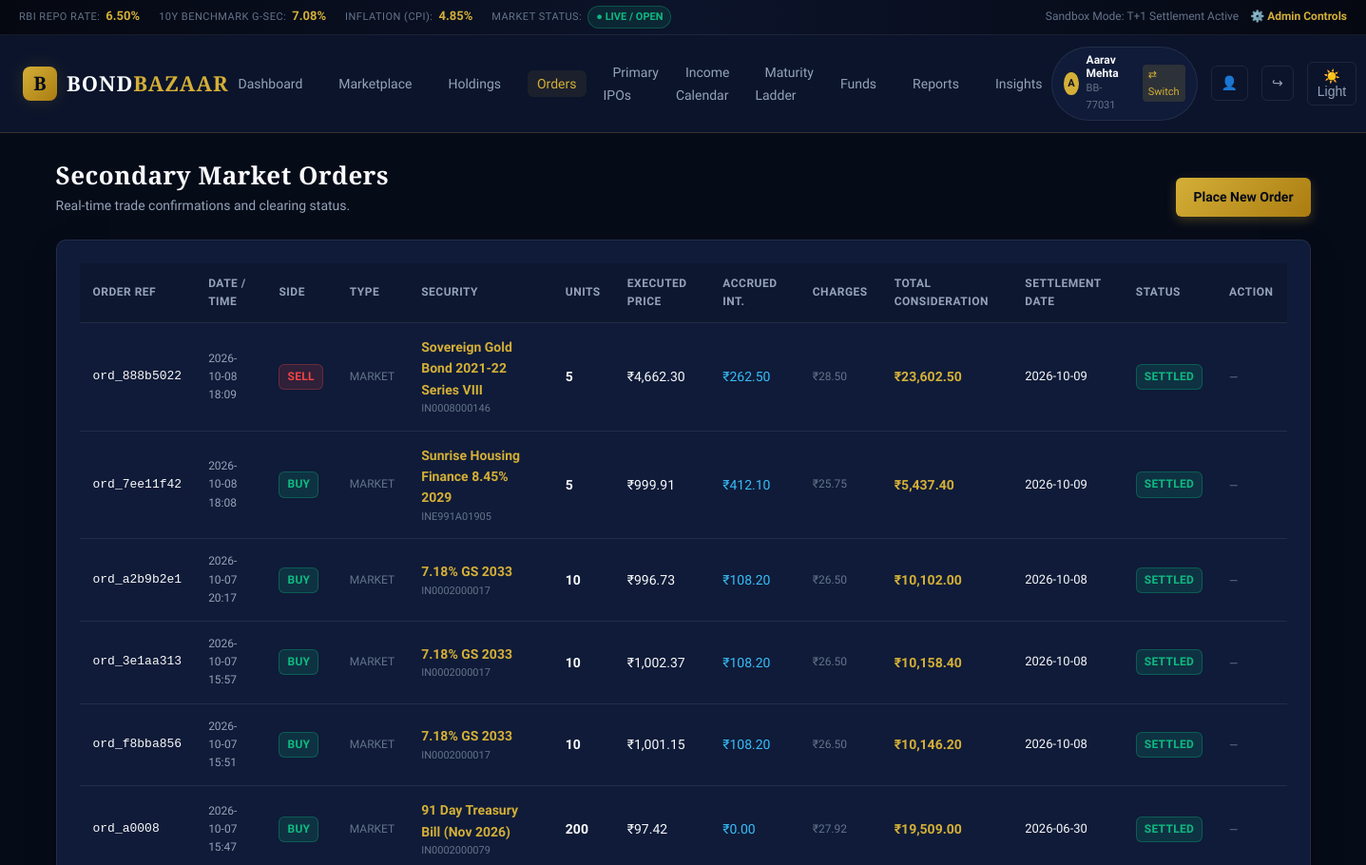
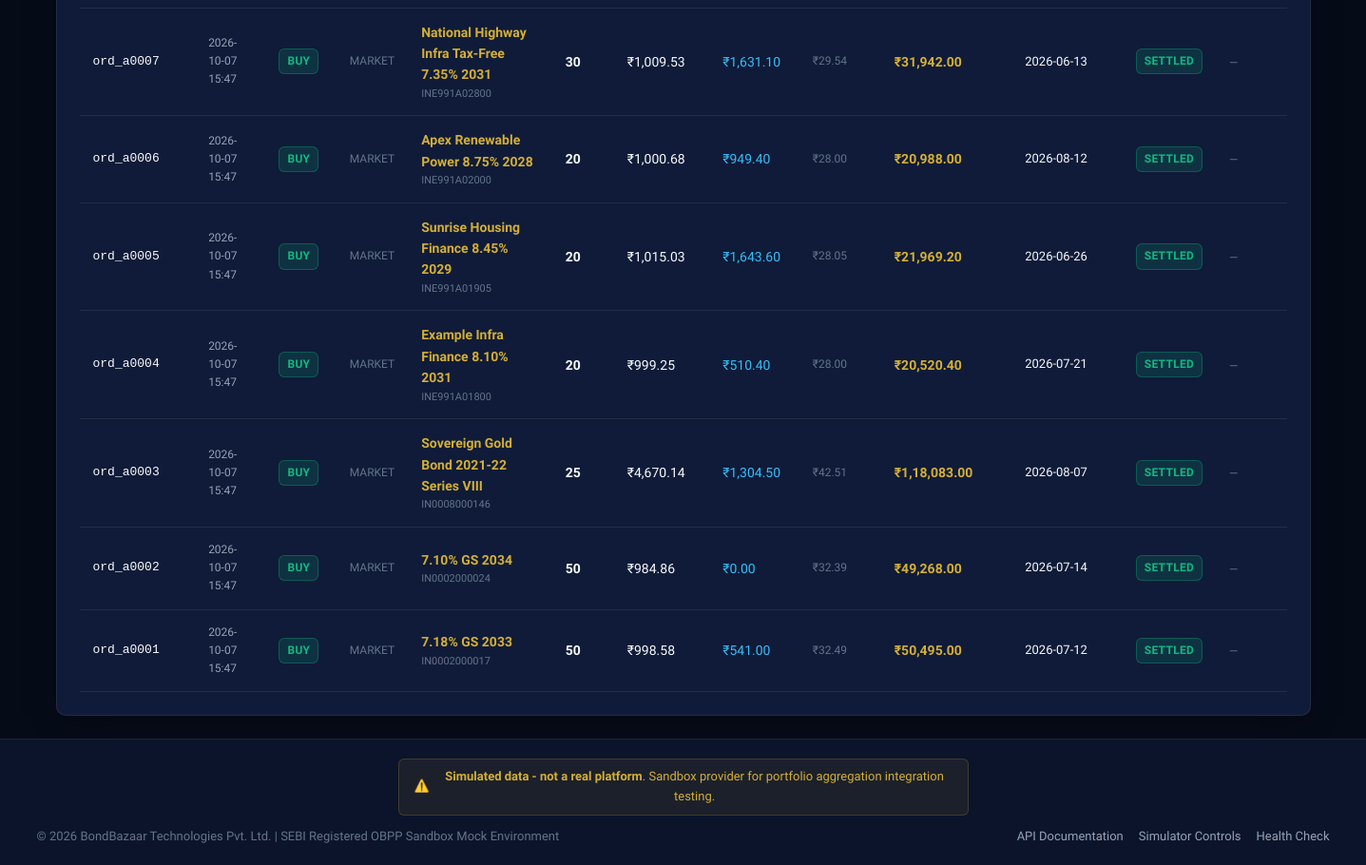
The page /orders on the database its author committed (2 pictures, top to bottom).
### app/models/entities.py (models this page shows)
class User(Base):
    __tablename__ = "users"
    id = Column(Integer, primary_key=True, index=True)
    email = Column(String(120), unique=True, index=True, nullable=False)
    full_name = Column(String(120), nullable=False)
    mobile = Column(String(20), nullable=False)
    customer_id = Column(String(30), unique=True, index=True, nullable=False) # e.g. BB-77031
    pan = Column(String(10), nullable=False)
    pan_masked = Column(String(15), nullable=False)
    demat_account = Column(String(30), nullable=False)
    demat_account_masked = Column(String(30), nullable=False)
    bank_name = Column(String(100), default="HDFC Bank")
    bank_account_masked = Column(String(30), default="XXXXXX5021")
    bank_ifsc = Column(String(20), default="HDFC0001234")
    wallet_balance = Column(Float, default=100000.0) # In Rupees
    created_at = Column(DateTime(timezone=True), default=ist_now)
    holdings = relationship("Holding", back_populates="user", cascade="all, delete-orphan")
    orders = relationship("SecondaryOrder", back_populates="user", cascade="all, delete-orphan")
    transactions = relationship("WalletTransaction", back_populates="user", cascade="all, delete-orphan")
    consents = relationship("ApiConsent", back_populates="user", cascade="all, delete-orphan")
    applications = relationship("PrimaryApplication", back_populates="user", cascade="all, delete-orphan")

class SecondaryOrder(Base):
    __tablename__ = "secondary_orders"
    id = Column(Integer, primary_key=True, index=True)
    order_id = Column(String(30), unique=True, index=True, nullable=False) # e.g. ord_88192
    user_id = Column(Integer, ForeignKey("users.id"), index=True, nullable=False)
    instrument_id = Column(Integer, ForeignKey("instruments.id"), index=True, nullable=False)
    side = Column(String(10), nullable=False) # BUY or SELL
    order_type = Column(String(10), default="MARKET") # MARKET or LIMIT
    limit_price = Column(Float, nullable=True)
    limit_yield = Column(Float, nullable=True)
    units = Column(Integer, nullable=False)
    execution_price = Column(Float, nullable=False)
    accrued_interest_per_unit = Column(Float, default=0.0)
    stamp_duty = Column(Float, default=0.0)
    exchange_charges = Column(Float, default=0.0)
    total_consideration = Column(Float, nullable=False)
    settlement_date = Column(Date, nullable=False) # T+1
    status = Column(String(20), default="OPEN") # OPEN, SETTLED, CANCELLED, REJECTED
    rejection_reason = Column(String(200), nullable=True)
    created_at = Column(DateTime(timezone=True), default=ist_now)
    user = relationship("User", back_populates="orders")
    instrument = relationship("Instrument", back_populates="orders")

class Instrument(Base):
    __tablename__ = "instruments"
    id = Column(Integer, primary_key=True, index=True)
    isin = Column(String(12), unique=True, index=True, nullable=False)
    name = Column(String(150), nullable=False)
    issuer_name = Column(String(120), nullable=False)
    instrument_type = Column(String(30), nullable=False) # GSEC, TBILL, SDL, SGB, CORPORATE_BOND, TAX_FREE_BOND
    face_value = Column(Float, nullable=False)
    coupon_rate = Column(Float, default=0.0) # e.g. 0.0810
    coupon_frequency = Column(String(20), default="SEMI_ANNUAL") # ANNUAL, SEMI_ANNUAL, MONTHLY, CUMULATIVE
    issue_date = Column(Date, nullable=False)
    maturity_date = Column(Date, nullable=False)
    credit_rating = Column(String(20), default="AAA")
    rating_agency = Column(String(50), default="Beacon Ratings")
    is_secured = Column(Boolean, default=True)
    is_callable = Column(Boolean, default=False)
    is_puttable = Column(Boolean, default=False)
    min_lot_size = Column(Integer, default=1)
    benchmark_spread_bps = Column(Float, default=50.0) # Spread over 10Y benchmark in bps
    current_ytm = Column(Float, default=0.0750)
    clean_price = Column(Float, default=1000.0)
    dirty_price = Column(Float, default=1000.0)
    accrued_interest = Column(Float, default=0.0)
    modified_duration = Column(Float, default=4.5)
    current_yield = Column(Float, default=0.0750)
    next_coupon_date = Column(Date, nullable=True)
    explainer = Column(Text, default="")
    risk_profile = Column(Text, default="")
    is_active = Column(Boolean, default=True)
    price_history = relationship("PriceHistory", back_populates="instrument", cascade="all, delete-orphan")
    holdings = relationship("Holding", back_populates="instrument")
    orders = relationship("SecondaryOrder", back_populates="instrument")

### app/routers/web.py (the view)
@router.get("/orders", response_class=HTMLResponse)
async def orders_page(request: Request, db: Session = Depends(get_db)):
    user = get_current_user_optional(request, db)
    if not user:
        return RedirectResponse(url="/login", status_code=303)
    orders = db.query(SecondaryOrder).filter(SecondaryOrder.user_id == user.id).order_by(SecondaryOrder.created_at.desc()).all()
    return templates.TemplateResponse("orders.html", {
        "request": request,
        "user": user,
        "orders": orders
    })

### app/templates/orders.html (shortened to what this page needs)
{% extends "base.html" %}
{% block content %}
<div style="margin-bottom: 24px; display: flex; justify-content: space-between; align-items: flex-end;">
    <div>
        <h1 style="font-size: 26px;">Secondary Market Orders</h1>
        <p style="color: var(--text-muted); font-size: 14px;">Real-time trade confirmations and clearing status.</p>
    </div>
    <a href="/marketplace" class="btn btn-primary">Place New Order</a>
</div>
<div class="card">
    <div class="table-responsive">
        <table class="bb-table">
            <thead>
                <tr>
                    <th>Order Ref</th>
                    <th>Date / Time</th>
                    <th>Side</th>
                    <th>Type</th>
                    <th>Security</th>
                    <th>Units</th>
                    <th>Executed Price</th>
                    <th>Accrued Int.</th>
                    <th>Charges</th>
                    <th>Total Consideration</th>
                    <th>Settlement Date</th>
                    <th>Status</th>
                    <th>Action</th>
                </tr>
            </thead>
            <tbody>
                {% for ord in orders %}
                <tr>
                    <td style="font-family: monospace; font-size: 13px;">{{ ord.order_id }}</td>
                    <td style="font-size: 12px; color: var(--text-muted);">{{ ord.created_at.strftime('%Y-%m-%d %H:%M') }}</td>
                    <td>
                        <span class="badge {% if ord.side == 'BUY' %}badge-aaa{% else %}badge-a{% endif %}">
                            {{ ord.side }}
                        </span>
                    </td>
                    <td style="font-size: 12px; color: var(--text-dim);">{{ ord.order_type }}</td>
                    <td>
                        <a href="/bonds/{{ ord.instrument.isin }}" style="font-weight: 600;">{{ ord.instrument.name }}</a>
                        <div style="font-size: 11px; color: var(--text-dim);">{{ ord.instrument.isin }}</div>
                    </td>
                    <td style="font-weight: 600;">{{ ord.units }}</td>
                    <td>{{ ord.execution_price|inr }}</td>
                    <td style="color: #38BDF8;">{{ (ord.accrued_interest_per_unit * ord.units)|inr }}</td>
                    <td style="font-size: 12px; color: var(--text-dim);">{{ (ord.stamp_duty + ord.exchange_charges)|inr }}</td>
                    <td style="font-weight: 700; color: var(--gold-primary);">{{ ord.total_consideration|inr }}</td>
                    <td style="font-size: 13px;">{{ ord.settlement_date }}</td>
                    <td>
                        {% if ord.status == 'SETTLED' %}
                        <span class="badge badge-aaa">SETTLED</span>
                        {% elif ord.status == 'OPEN' %}
                        <span class="badge badge-aa">OPEN</span>
                        {% elif ord.status == 'CANCELLED' %}
                        <span class="badge" style="background: rgba(148,163,184,0.15); color: #94A3B8;">CANCELLED</span>
                        {% else %}
                        <span class="badge badge-a">{{ ord.status }}</span>
                        {% endif %}
                    </td>
                    <td>
                        {% if ord.status == 'OPEN' %}
                        <form method="POST" action="/orders/{{ ord.order_id }}/cancel" style="display: inline;">
                            <button type="submit" class="btn btn-secondary btn-sm" style="color: #EF4444; border-color: rgba(239,68,68,0.3);">
                                Cancel
                            </button>
                        </form>
                        {% else %}
                        <span style="color: var(--text-dim); font-size: 12px;">—</span>
                        {% endif %}
                    </td>
                </tr>
                {% else %}
                <tr>
                    <td colspan="13" style="text-align: center; padding: 30px; color: var(--text-muted);">
                        No orders recorded yet. Visit the <a href="/marketplace">marketplace</a> to purchase bonds.
                    </td>
                </tr>
                {% endfor %}
            </tbody>
        </table>
    </div>
</div>
{% endblock %}

### app/templates/base.html (shortened to what this page needs)
<!DOCTYPE html>
<html lang="en" data-theme="dark">
<head>
    <link rel="stylesheet" href="/static/css/style.css">
</head>
<body>
    <div class="header-top-ticker">
        <div class="ticker-items">
            <div class="ticker-item">
                <span class="ticker-label">RBI REPO RATE:</span>
                <span class="ticker-value">6.50%</span>
            </div>
            <div class="ticker-item">
                <span class="ticker-label">10Y BENCHMARK G-SEC:</span>
                <span class="ticker-value">7.08%</span>
            </div>
            <div class="ticker-item">
                <span class="ticker-label">INFLATION (CPI):</span>
                <span class="ticker-value">4.85%</span>
            </div>
            <div class="ticker-item">
                <span class="ticker-label">MARKET STATUS:</span>
                <span class="market-status-badge market-open">● LIVE / OPEN</span>
            </div>
        </div>
        <div style="display: flex; gap: 12px; align-items: center; font-size: 12px;">
            <span style="color: var(--text-dim);">Sandbox Mode: T+1 Settlement Active</span>
            <a href="/admin" style="color: var(--gold-primary); font-weight: 600;">⚙️ Admin Controls</a>
        </div>
    </div>
    <nav class="navbar">
        <div class="nav-brand">
            <a href="/" style="display: flex; align-items: center; gap: 10px; text-decoration: none;">
                <div class="brand-logo-icon">B</div>
                <div class="brand-text">BOND<span>BAZAAR</span></div>
            </a>
        </div>
        <ul class="nav-links">
            <li><a href="/" class="nav-link {% if request.url.path == '/' %}active{% endif %}">Dashboard</a></li>
            <li><a href="/marketplace" class="nav-link {% if request.url.path.startswith('/marketplace') or request.url.path.startswith('/bonds') %}active{% endif %}">Marketplace</a></li>
            <li><a href="/holdings" class="nav-link {% if request.url.path == '/holdings' %}active{% endif %}">Holdings</a></li>
            <li><a href="/orders" class="nav-link {% if request.url.path == '/orders' %}active{% endif %}">Orders</a></li>
            <li><a href="/primary-issues" class="nav-link {% if request.url.path == '/primary-issues' %}active{% endif %}">Primary IPOs</a></li>
            <li><a href="/income-calendar" class="nav-link {% if request.url.path == '/income-calendar' %}active{% endif %}">Income Calendar</a></li>
            <li><a href="/maturity-ladder" class="nav-link {% if request.url.path == '/maturity-ladder' %}active{% endif %}">Maturity Ladder</a></li>
            <li><a href="/wallet" class="nav-link {% if request.url.path == '/wallet' %}active{% endif %}">Funds</a></li>
            <li><a href="/reports" class="nav-link {% if request.url.path == '/reports' %}active{% endif %}">Reports</a></li>
            <li><a href="/insights" class="nav-link {% if request.url.path == '/insights' %}active{% endif %}">Insights</a></li>
        </ul>
        <div class="nav-actions">
            {% if user %}
            <div class="user-pill">
                <div class="user-avatar">{{ user.full_name[:1] }}</div>
                <div>
                    <div style="font-weight: 600; font-size: 12px; line-height: 1.2;">{{ user.full_name }}</div>
                    <div style="font-size: 11px; color: var(--text-dim);">{{ user.customer_id }}</div>
                </div>
                <div style="margin-left: 8px; display: flex; gap: 4px;">
                    <a href="/switch-user/{% if user.email == 'aarav.mehta@example.com' %}priya.nair@example.com{% else %}aarav.mehta@example.com{% endif %}" title="Switch Demo Account" style="font-size: 11px; padding: 2px 6px; background: rgba(212,175,55,0.15); border-radius: 4px;">
                        ⇄ Switch
                    </a>
                </div>
            </div>
            <a href="/profile" class="btn-icon" title="Profile & Connected Apps">👤</a>
            <a href="/logout" class="btn-icon" title="Sign Out">↪</a>
            {% else %}
            <a href="/login" class="btn btn-secondary btn-sm">Sign In</a>
            <a href="/register" class="btn btn-primary btn-sm">Open Account</a>
            {% endif %}
            <button id="themeToggleBtn" class="theme-toggle-btn" title="Toggle Light/Dark">☀️</button>
        </div>
    </nav>
    <main class="main-content">
        {% block content %}{% endblock %}
    </main>
    <footer class="footer">
        <div class="simulated-banner">
            <span>⚠️</span>
            <span><strong>Simulated data - not a real platform</strong>. Sandbox provider for portfolio aggregation integration testing.</span>
        </div>
        <div class="footer-inner">
            <div>
                © 2026 BondBazaar Technologies Pvt. Ltd. | SEBI Registered OBPP Sandbox Mock Environment
            </div>
            <div style="display: flex; gap: 16px;">
                <a href="/docs" target="_blank" style="color: var(--text-muted);">API Documentation</a>
                <a href="/admin" style="color: var(--text-muted);">Simulator Controls</a>
                <a href="/health" style="color: var(--text-muted);">Health Check</a>
            </div>
        </div>
    </footer>
</body>
</html>

### rows shown on the page
User: full_name "A", full_name "Aarav Mehta", customer_id "BB-77031"
SecondaryOrder: order_id "ord_888b5022", created_at "2026-10-08 18:09", side "SELL", order_type "MARKET", instrument.name "Sovereign Gold Bond 2021-22 Series VIII", instrument.isin "IN0008000146", units "5", execution_price|inr "₹4,662.30", (ord.accrued_interest_per_unit*ord.units)|inr "₹262.50", (ord.stamp_duty+ord.exchange_charges)|inr "₹28.50", total_consideration|inr "₹23,602.50", settlement_date "2026-10-09", status "SETTLED"
SecondaryOrder: order_id "ord_7ee11f42", created_at "2026-10-08 18:08", side "BUY", order_type "MARKET", instrument.name "Sunrise Housing Finance 8.45% 2029", instrument.isin "INE991A01905", units "5", execution_price|inr "₹999.91", (ord.accrued_interest_per_unit*ord.units)|inr "₹412.10", (ord.stamp_duty+ord.exchange_charges)|inr "₹25.75", total_consideration|inr "₹5,437.40", settlement_date "2026-10-09", status "SETTLED"
SecondaryOrder: order_id "ord_a2b9b2e1", created_at "2026-10-07 20:17", side "BUY", order_type "MARKET", instrument.name "7.18% GS 2033", instrument.isin "IN0002000017", units "10", execution_price|inr "₹996.73", (ord.accrued_interest_per_unit*ord.units)|inr "₹108.20", (ord.stamp_duty+ord.exchange_charges)|inr "₹26.50", total_consideration|inr "₹10,102.00", settlement_date "2026-10-08", status "SETTLED"
SecondaryOrder: order_id "ord_3e1aa313", created_at "2026-10-07 15:57", side "BUY", order_type "MARKET", instrument.name "7.18% GS 2033", instrument.isin "IN0002000017", units "10", execution_price|inr "₹1,002.37", (ord.accrued_interest_per_unit*ord.units)|inr "₹108.20", (ord.stamp_duty+ord.exchange_charges)|inr "₹26.50", total_consideration|inr "₹10,158.40", settlement_date "2026-10-08", status "SETTLED"
SecondaryOrder: order_id "ord_f8bba856", created_at "2026-10-07 15:51", side "BUY", order_type "MARKET", instrument.name "7.18% GS 2033", instrument.isin "IN0002000017", units "10", execution_price|inr "₹1,001.15", (ord.accrued_interest_per_unit*ord.units)|inr "₹108.20", (ord.stamp_duty+ord.exchange_charges)|inr "₹26.50", total_consideration|inr "₹10,146.20", settlement_date "2026-10-08", status "SETTLED"
SecondaryOrder: order_id "ord_a0008", created_at "2026-10-07 15:47", side "BUY", order_type "MARKET", instrument.name "91 Day Treasury Bill (Nov 2026)", instrument.isin "IN0002000079", units "200", execution_price|inr "₹97.42", (ord.accrued_interest_per_unit*ord.units)|inr "₹0.00", (ord.stamp_duty+ord.exchange_charges)|inr "₹27.92", total_consideration|inr "₹19,509.00", settlement_date "2026-06-30", status "SETTLED"
SecondaryOrder: order_id "ord_a0007", created_at "2026-10-07 15:47", side "BUY", order_type "MARKET", instrument.name "National Highway Infra Tax-Free 7.35% 2031", instrument.isin "INE991A02800", units "30", execution_price|inr "₹1,009.53", (ord.accrued_interest_per_unit*ord.units)|inr "₹1,631.10", (ord.stamp_duty+ord.exchange_charges)|inr "₹29.54", total_consideration|inr "₹31,942.00", settlement_date "2026-06-13", status "SETTLED"
SecondaryOrder: order_id "ord_a0006", created_at "2026-10-07 15:47", side "BUY", order_type "MARKET", instrument.name "Apex Renewable Power 8.75% 2028", instrument.isin "INE991A02000", units "20", execution_price|inr "₹1,000.68", (ord.accrued_interest_per_unit*ord.units)|inr "₹949.40", (ord.stamp_duty+ord.exchange_charges)|inr "₹28.00", total_consideration|inr "₹20,988.00", settlement_date "2026-08-12", status "SETTLED"
SecondaryOrder: order_id "ord_a0005", created_at "2026-10-07 15:47", side "BUY", order_type "MARKET", instrument.name "Sunrise Housing Finance 8.45% 2029", instrument.isin "INE991A01905", units "20", execution_price|inr "₹1,015.03", (ord.accrued_interest_per_unit*ord.units)|inr "₹1,643.60", (ord.stamp_duty+ord.exchange_charges)|inr "₹28.05", total_consideration|inr "₹21,969.20", settlement_date "2026-06-26", status "SETTLED"
SecondaryOrder: order_id "ord_a0004", created_at "2026-10-07 15:47", side "BUY", order_type "MARKET", instrument.name "Example Infra Finance 8.10% 2031", instrument.isin "INE991A01800", units "20", execution_price|inr "₹999.25", (ord.accrued_interest_per_unit*ord.units)|inr "₹510.40", (ord.stamp_duty+ord.exchange_charges)|inr "₹28.00", total_consideration|inr "₹20,520.40", settlement_date "2026-07-21", status "SETTLED"
SecondaryOrder: order_id "ord_a0003", created_at "2026-10-07 15:47", side "BUY", order_type "MARKET", instrument.name "Sovereign Gold Bond 2021-22 Series VIII", instrument.isin "IN0008000146", units "25", execution_price|inr "₹4,670.14", (ord.accrued_interest_per_unit*ord.units)|inr "₹1,304.50", (ord.stamp_duty+ord.exchange_charges)|inr "₹42.51", total_consideration|inr "₹1,18,083.00", settlement_date "2026-08-07", status "SETTLED"
SecondaryOrder: order_id "ord_a0002", created_at "2026-10-07 15:47", side "BUY", order_type "MARKET", instrument.name "7.10% GS 2034", instrument.isin "IN0002000024", units "50", execution_price|inr "₹984.86", (ord.accrued_interest_per_unit*ord.units)|inr "₹0.00", (ord.stamp_duty+ord.exchange_charges)|inr "₹32.39", total_consideration|inr "₹49,268.00", settlement_date "2026-07-14", status "SETTLED"
SecondaryOrder: order_id "ord_a0001", created_at "2026-10-07 15:47", side "BUY", order_type "MARKET", instrument.name "7.18% GS 2033", instrument.isin "IN0002000017", units "50", execution_price|inr "₹998.58", (ord.accrued_interest_per_unit*ord.units)|inr "₹541.00", (ord.stamp_duty+ord.exchange_charges)|inr "₹32.49", total_consideration|inr "₹50,495.00", settlement_date "2026-07-12", status "SETTLED"
